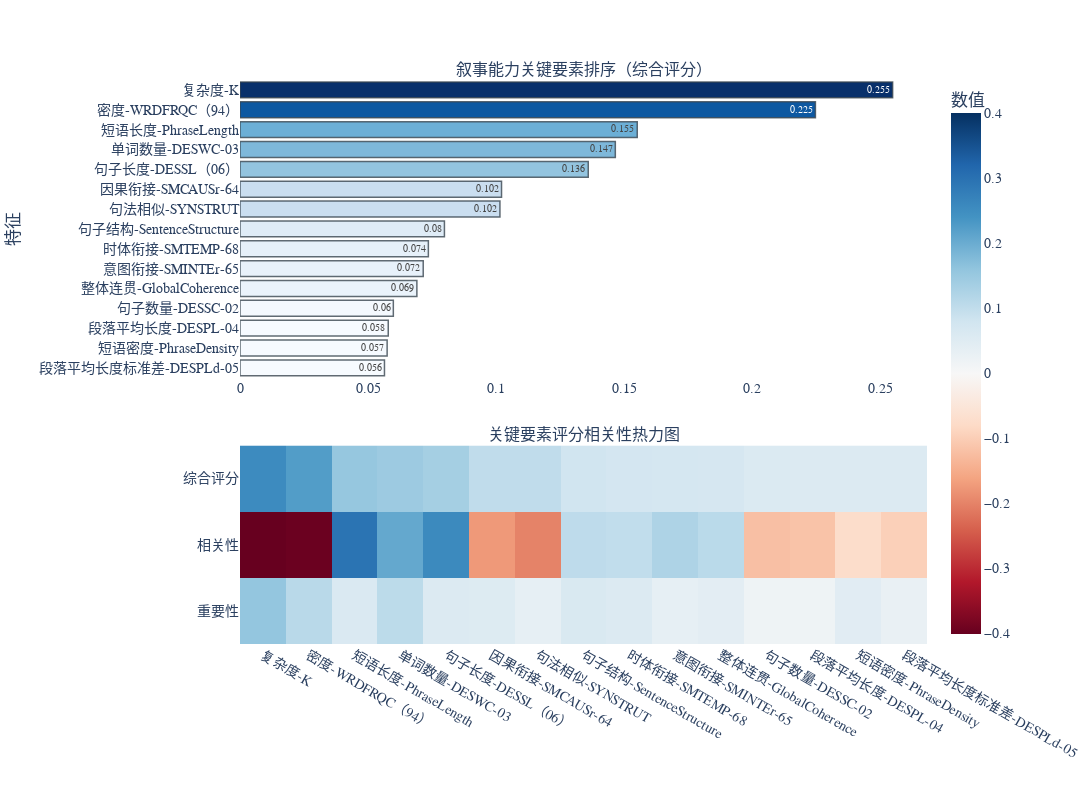

Notebook code cell kept with this figure:
### Code cell
#visualize_results(merged_df,feature_importance)
visualize_results_plotly(merged_df,feature_importance)

### Figure 1 — Plotly figure (JSON) as saved in the notebook; plotly's stock layout.template omitted (floating-point values rounded to 4 significant figures)
{"data": [{"marker": {"color": [0.05643, 0.05746, 0.0579, 0.05989, 0.06908, 0.07156, 0.07357, 0.07985, 0.1015, 0.1021, 0.136, 0.1466, 0.1552, 0.2247, 0.2549], "colorscale": [[0, "rgb(247,251,255)"], [0.125, "rgb(222,235,247)"], [0.25, "rgb(198,219,239)"], [0.375, "rgb(158,202,225)"], [0.5, "rgb(107,174,214)"], [0.625, "rgb(66,146,198)"], [0.75, "rgb(33,113,181)"], [0.875, "rgb(8,81,156)"], [1, "rgb(8,48,107)"]], "line": {"color": "rgba(58,71,80,0.8)", "width": 1.5}}, "name": "综合评分", "orientation": "h", "text": [0.056, 0.057, 0.058, 0.06, 0.069, 0.072, 0.074, 0.08, 0.102, 0.102, 0.136, 0.147, 0.155, 0.225, 0.255], "textposition": "auto", "type": "bar", "x": [0.05643, 0.05746, 0.0579, 0.05989, 0.06908, 0.07156, 0.07357, 0.07985, 0.1015, 0.1021, 0.136, 0.1466, 0.1552, 0.2247, 0.2549], "xaxis": "x", "y": ["段落平均长度标准差-DESPLd-05", "短语密度-PhraseDensity", "段落平均长度-DESPL-04", "句子数量-DESSC-02", "整体连贯-GlobalCoherence", "意图衔接-SMINTEr-65", "时体衔接-SMTEMP-68", "句子结构-SentenceStructure", "句法相似-SYNSTRUT", "因果衔接-SMCAUSr-64", "句子长度-DESSL（06）", "单词数量-DESWC-03", "短语长度-PhraseLength", "密度-WRDFRQC（94）", "复杂度-K"], "yaxis": "y"}, {"colorbar": {"title": {"text": "数值"}}, "colorscale": [[0, "rgb(103,0,31)"], [0.1, "rgb(178,24,43)"], [0.2, "rgb(214,96,77)"], [0.3, "rgb(244,165,130)"], [0.4, "rgb(253,219,199)"], [0.5, "rgb(247,247,247)"], [0.6, "rgb(209,229,240)"], [0.7, "rgb(146,197,222)"], [0.8, "rgb(67,147,195)"], [0.9, "rgb(33,102,172)"], [1, "rgb(5,48,97)"]], "type": "heatmap", "x": ["复杂度-K", "密度-WRDFRQC（94）", "短语长度-PhraseLength", "单词数量-DESWC-03", "句子长度-DESSL（06）", "因果衔接-SMCAUSr-64", "句法相似-SYNSTRUT", "句子结构-SentenceStructure", "时体衔接-SMTEMP-68", "意图衔接-SMINTEr-65", "整体连贯-GlobalCoherence", "句子数量-DESSC-02", "段落平均长度-DESPL-04", "短语密度-PhraseDensity", "段落平均长度标准差-DESPLd-05"], "xaxis": "x2", "y": ["重要性", "相关性", "综合评分"], "yaxis": "y2", "z": [[0.1577, 0.1106, 0.06141, 0.1063, 0.05598, 0.05388, 0.03582, 0.06375, 0.05595, 0.03618, 0.04255, 0.01899, 0.01913, 0.04689, 0.03005], [-0.4007, -0.3959, 0.2958, 0.2071, 0.2561, -0.1746, -0.2001, 0.104, 0.1, 0.1246, 0.1089, -0.1212, -0.1161, -0.07333, -0.09599], [0.2549, 0.2247, 0.1552, 0.1466, 0.136, 0.1021, 0.1015, 0.07985, 0.07357, 0.07156, 0.06908, 0.05989, 0.0579, 0.05746, 0.05643]], "zmid": 0}], "layout": {"annotations": [{"font": {"size": 16}, "showarrow": false, "text": "叙事能力关键要素排序（综合评分）", "x": 0.5, "xanchor": "center", "xref": "paper", "y": 1, "yanchor": "bottom", "yref": "paper"}, {"font": {"size": 16}, "showarrow": false, "text": "关键要素评分相关性热力图", "x": 0.5, "xanchor": "center", "xref": "paper", "y": 0.352, "yanchor": "bottom", "yref": "paper"}], "font": {"family": "PingFang SC, Microsoft YaHei, Arial", "size": 14}, "height": 800, "margin": {"b": 60, "l": 80, "r": 40, "t": 80}, "paper_bgcolor": "white", "plot_bgcolor": "white", "showlegend": false, "width": 1100, "xaxis": {"anchor": "y", "domain": [0, 1], "showgrid": false}, "xaxis2": {"anchor": "y2", "domain": [0, 1], "title": {"text": ""}}, "yaxis": {"anchor": "x", "domain": [0.472, 1], "showgrid": false, "title": {"text": "特征"}}, "yaxis2": {"anchor": "x2", "domain": [0, 0.352], "title": {"text": ""}}}}
